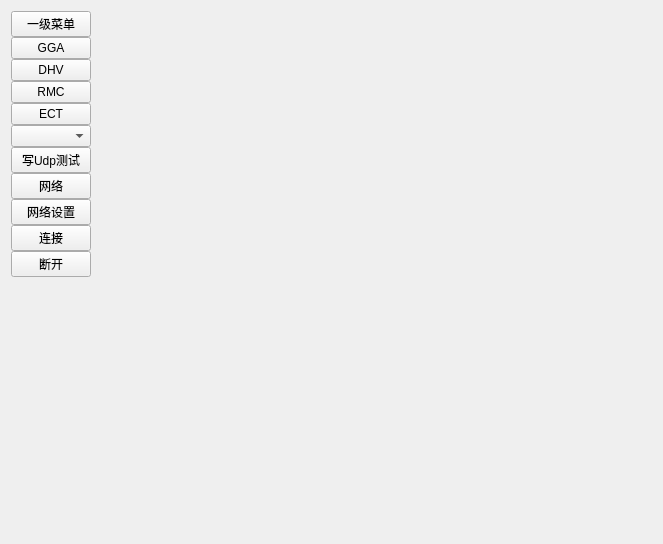
<?xml version="1.0" encoding="UTF-8"?>
<ui version="4.0">
 <class>CentralWidget</class>
 <widget class="QWidget" name="CentralWidget">
  <property name="geometry">
   <rect>
    <x>0</x>
    <y>0</y>
    <width>663</width>
    <height>544</height>
   </rect>
  </property>
  <property name="windowTitle">
   <string>多线程无边框UDP  demo</string>
  </property>
  <property name="styleSheet">
   <string notr="true"/>
  </property>
  <layout class="QGridLayout" name="gridLayout">
   <item row="0" column="0">
    <widget class="QWidget" name="sideBarWidget" native="true">
     <property name="class" stdset="0">
      <string>SideBarWidget</string>
     </property>
     <layout class="QVBoxLayout" name="verticalLayout">
      <property name="spacing">
       <number>0</number>
      </property>
      <property name="leftMargin">
       <number>0</number>
      </property>
      <property name="topMargin">
       <number>0</number>
      </property>
      <property name="rightMargin">
       <number>0</number>
      </property>
      <property name="bottomMargin">
       <number>0</number>
      </property>
      <item>
       <widget class="QPushButton" name="groupButton1">
        <property name="text">
         <string>一级菜单</string>
        </property>
        <property name="flat">
         <bool>false</bool>
        </property>
        <property name="class" stdset="0">
         <string>GroupButton</string>
        </property>
        <property name="groupName" stdset="0">
         <string>one</string>
        </property>
       </widget>
      </item>
      <item>
       <widget class="QPushButton" name="itemButton1">
        <property name="text">
         <string>GGA</string>
        </property>
        <property name="flat">
         <bool>false</bool>
        </property>
        <property name="class" stdset="0">
         <string>GroupItemButton</string>
        </property>
        <property name="groupName" stdset="0">
         <string>one</string>
        </property>
       </widget>
      </item>
      <item>
       <widget class="QPushButton" name="itemButton2">
        <property name="text">
         <string>DHV</string>
        </property>
        <property name="flat">
         <bool>false</bool>
        </property>
        <property name="class" stdset="0">
         <string>GroupItemButton</string>
        </property>
        <property name="groupName" stdset="0">
         <string>one</string>
        </property>
       </widget>
      </item>
      <item>
       <widget class="QPushButton" name="itemButton3">
        <property name="text">
         <string>RMC</string>
        </property>
        <property name="flat">
         <bool>false</bool>
        </property>
        <property name="class" stdset="0">
         <string>GroupItemButton</string>
        </property>
        <property name="groupName" stdset="0">
         <string>one</string>
        </property>
       </widget>
      </item>
      <item>
       <widget class="QPushButton" name="itemButton4">
        <property name="text">
         <string>ECT</string>
        </property>
        <property name="flat">
         <bool>false</bool>
        </property>
        <property name="class" stdset="0">
         <string>GroupItemButton</string>
        </property>
        <property name="groupName" stdset="0">
         <string>one</string>
        </property>
       </widget>
      </item>
      <item>
       <widget class="QComboBox" name="comboBox"/>
      </item>
      <item>
       <widget class="QPushButton" name="pushButton">
        <property name="text">
         <string>写Udp测试</string>
        </property>
       </widget>
      </item>
      <item>
       <widget class="QPushButton" name="groupButton2">
        <property name="text">
         <string>网络</string>
        </property>
        <property name="flat">
         <bool>false</bool>
        </property>
        <property name="class" stdset="0">
         <string>GroupButton</string>
        </property>
        <property name="groupName" stdset="0">
         <string>two</string>
        </property>
       </widget>
      </item>
      <item>
       <widget class="QPushButton" name="itemButton15">
        <property name="text">
         <string>网络设置</string>
        </property>
        <property name="flat">
         <bool>false</bool>
        </property>
        <property name="class" stdset="0">
         <string>GroupItemButton</string>
        </property>
        <property name="groupName" stdset="0">
         <string>two</string>
        </property>
       </widget>
      </item>
      <item>
       <widget class="QPushButton" name="itemButton16">
        <property name="text">
         <string>连接</string>
        </property>
        <property name="flat">
         <bool>false</bool>
        </property>
        <property name="class" stdset="0">
         <string>GroupItemButton</string>
        </property>
        <property name="groupName" stdset="0">
         <string>two</string>
        </property>
       </widget>
      </item>
      <item>
       <widget class="QPushButton" name="itemButton17">
        <property name="text">
         <string>断开</string>
        </property>
        <property name="flat">
         <bool>false</bool>
        </property>
        <property name="class" stdset="0">
         <string>GroupItemButton</string>
        </property>
        <property name="groupName" stdset="0">
         <string>two</string>
        </property>
       </widget>
      </item>
      <item>
       <spacer name="verticalSpacer">
        <property name="orientation">
         <enum>Qt::Vertical</enum>
        </property>
        <property name="sizeHint" stdset="0">
         <size>
          <width>20</width>
          <height>40</height>
         </size>
        </property>
       </spacer>
      </item>
     </layout>
    </widget>
   </item>
   <item row="0" column="1">
    <widget class="QStackedWidget" name="contentStackedWidget">
     <property name="currentIndex">
      <number>0</number>
     </property>
     <property name="class" stdset="0">
      <string>ContentStackedWidget</string>
     </property>
     <widget class="QWidget" name="page">
      <layout class="QVBoxLayout" name="verticalLayout_3"/>
     </widget>
    </widget>
   </item>
  </layout>
 </widget>
 <layoutdefault spacing="6" margin="11"/>
 <resources/>
 <connections/>
</ui>
